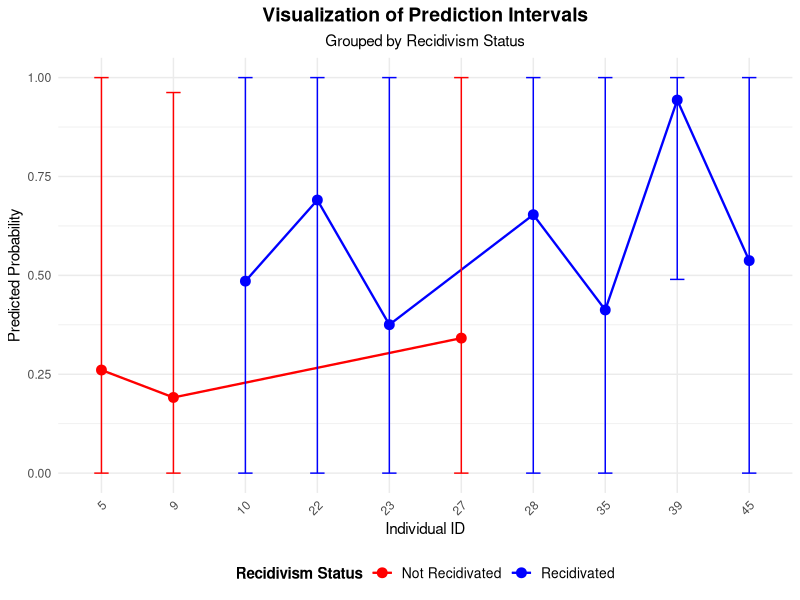

Reproduce this figure in R.
## ---- chunk 1
library(knitr)
model_summary <- data.frame(
  Model = c("Simple Model", "Interaction Model"),
  `Degrees of Freedom` = c(10, 36),
  AIC = c(8716.57, 8640.54)
)
kable(model_summary, caption = "Summary of Model Performance for Stage 1.")
## ---- chunk 2
library(caret)
confusion_matrix <- matrix(c(557, 191, 274, 420), ncol = 2, byrow = TRUE)
colnames(confusion_matrix) <- c("Predicted: No", "Predicted: Yes")
rownames(confusion_matrix) <- c("Actual: No", "Actual: Yes")
kable(confusion_matrix, caption = "Confusion Matrix for Simple Model")
## ---- chunk 3
group_summary <- data.frame(
  Group = c("Low Risk", "High Risk"),
  Mean_Decile_Score = c(3.57, 5.56),
  CI_Lower = c(3.47, 5.46),
  CI_Upper = c(3.66, 5.67)
)
kable(group_summary, caption = "Group-Level Confidence Intervals for Decile Scores")
## ---- chunk 4
library(ggplot2)

# Data
data <- data.frame(
  ID = c(5, 9, 10, 22, 23, 27, 28, 35, 39, 45),
  age = c(43, 39, 21, 21, 27, 32, 27, 49, 34, 29),
  sex = c("Male", "Female", "Male", "Male", "Male", "Male", "Male", "Male", "Male", "Male"),
  race = c("Other", "Caucasian", "Caucasian", "African-American", "Caucasian", "Other", 
           "African-American", "Other", "African-American", "African-American"),
  priors_count = c(2, 0, 1, 1, 0, 0, 8, 7, 21, 0),
  decile_score = c(1, 1, 3, 9, 2, 3, 3, 3, 9, 7),
  is_recid = factor(c(0, 0, 1, 1, 1, 0, 1, 1, 1, 1), labels = c("Not Recidivated", "Recidivated")),
  predicted_prob = c(0.2606832, 0.1913094, 0.4853965, 0.6904801, 0.3752797, 
                     0.3413716, 0.6533640, 0.4125411, 0.9432642, 0.5373106),
  lower_bound = c(-0.5997712, -0.5796214, -0.4941854, -0.2156196, -0.5737426, 
                  -0.5880013, -0.2793972, -0.5523503, 0.4898434, -0.4399571),
  upper_bound = c(1.1211377, 0.9622402, 1.4649784, 1.5965797, 1.3243020, 
                  1.2707444, 1.5861253, 1.3774325, 1.3966849, 1.5145783)
)

# Updated Plot
ggplot(data, aes(x = factor(ID), y = predicted_prob, color = is_recid, group = is_recid)) +
  geom_point(size = 3) +
  geom_line(aes(group = is_recid), linetype = "solid", linewidth = 0.8) +
  geom_errorbar(aes(ymin = pmax(0, lower_bound), ymax = pmin(1, upper_bound)), width = 0.2) +
  scale_color_manual(values = c("red", "blue")) +
  labs(
    title = "Visualization of Prediction Intervals",
    subtitle = "Grouped by Recidivism Status",
    x = "Individual ID",
    y = "Predicted Probability",
    color = "Recidivism Status"
  ) +
  theme_minimal() +
  theme(
    plot.title = element_text(face = "bold", hjust = 0.5, size = 14),
    plot.subtitle = element_text(hjust = 0.5, size = 11),
    axis.title.x = element_text(size = 11),
    axis.title.y = element_text(size = 11),
    legend.position = "bottom",
    legend.title = element_text(face = "bold"),
    legend.text = element_text(size = 10),
    axis.text.x = element_text(angle = 45, hjust = 1)
  )

